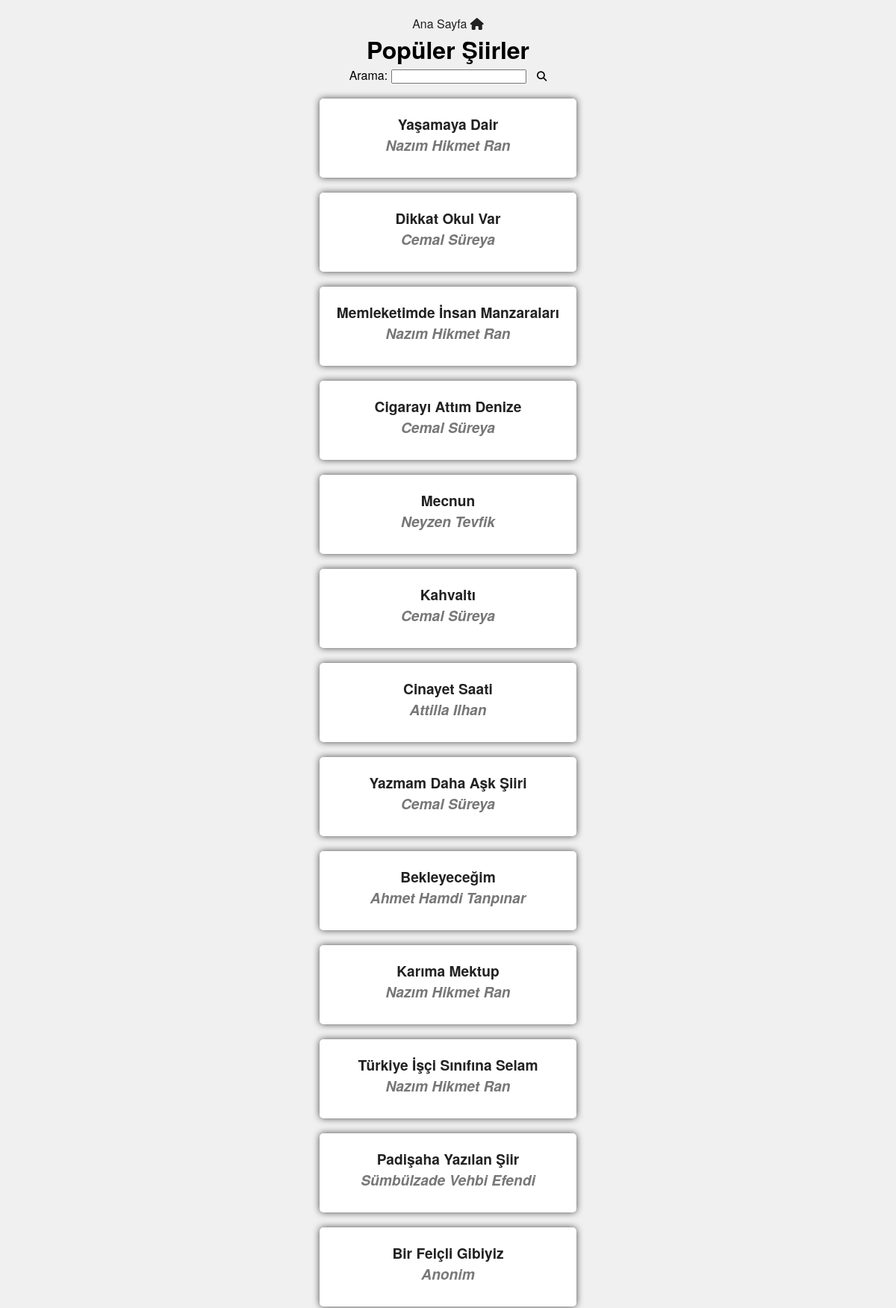
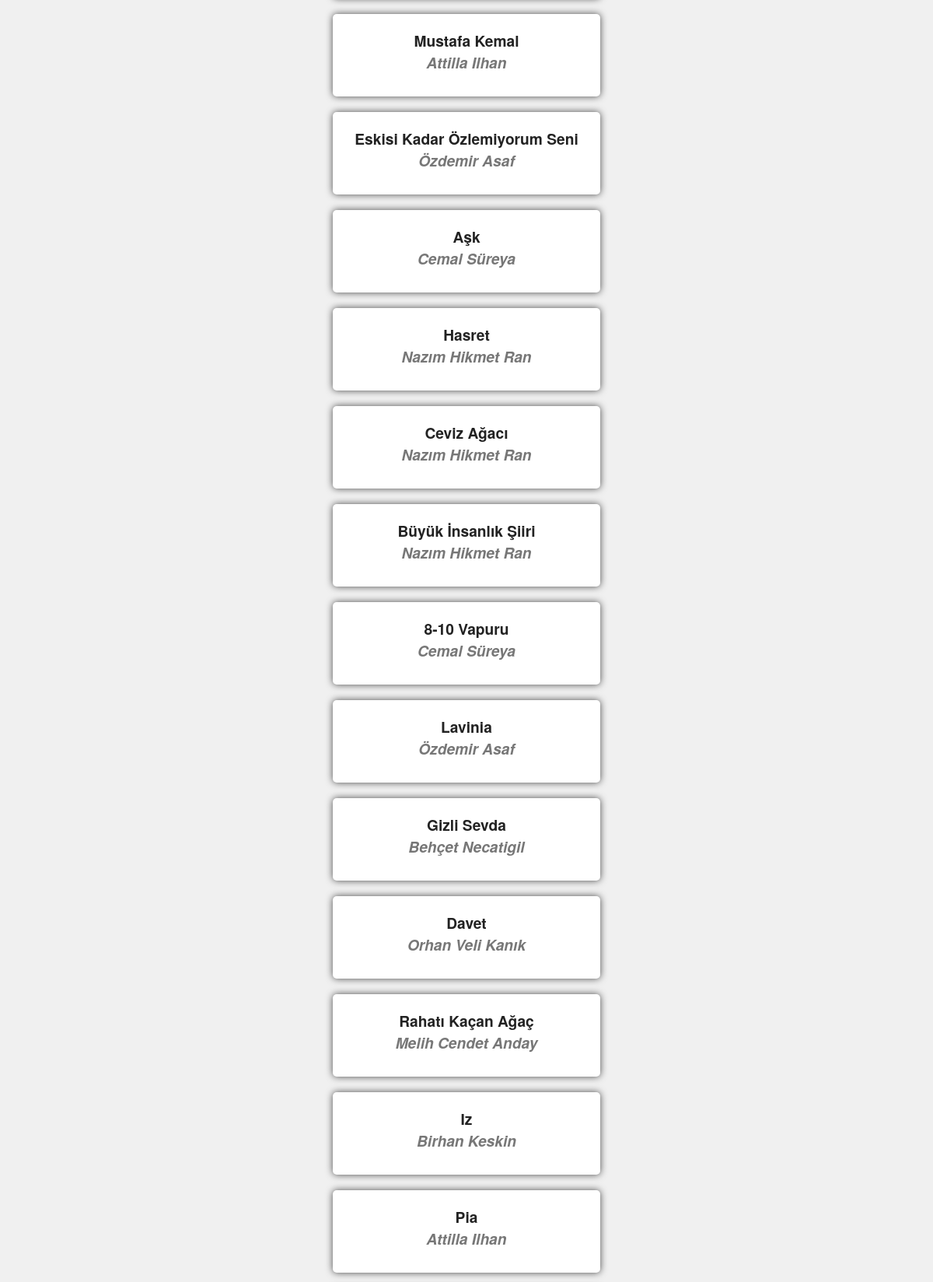
Page /popularity/ (upper part) on the committed database (2 pictures, top to bottom).
### poetsShown/models.py (models this page shows, shortened)
class poets_shown(models.Model):
    poetAuthor = models.ForeignKey(poet_author,on_delete=models.CASCADE)
    poetName = models.CharField(max_length=60)
    poetContext = models.TextField(max_length=4000)
    popularity = models.PositiveIntegerField(default=0)

class poet_author(models.Model):
    author = models.CharField(max_length=60)
    def __str__(self):
        return self.author

### poetsShown/views.py (the view, shortened to what this page needs)
# urls.py: path("popularity/",views.popularity,name="popularity")
def popularity(request):
    if request.method == 'GET':
        form = PopularitySearchForm()
        poets = poets_shown.objects.all()
        poets_ordered_popularity = poets.order_by('-popularity')
        return render(request, 'poetsShown/popularity.html',{
            'ordered_poets':poets_ordered_popularity,
            'form':form
        })

### poetsShown/forms.py
class PopularitySearchForm(forms.Form):
    popularityQuery = forms.CharField(label='Arama', max_length=40,
    widget=forms.TextInput(attrs={'autocomplete':'off'}))

### poetsShown/templates/poetsShown/popularity.html (shortened to what this page needs)
{% extends "poetsShown/base.html" %}
{% load static %}
{% block title %}
    <link rel="stylesheet" href="{% static 'poetsShown/css/popularity.css' %}">
{% endblock title %}
{% block body %}
    <a href="{% url 'index' %}" >Ana Sayfa <i class="fa-solid fa-house"></i></a>
    <h1>Popüler Şiirler</h1>
    <div class="form-container">
        <form method="post">
            {{ form }}
            <button type="submit" class="submitBtn"><i class="fa-solid fa-magnifying-glass"></i></button>
        </form>
    </div>
    <div class="container">
        <ul>
            {% for poet in ordered_poets %}
            <li>
                <div class="poetShow">
                    <a href="{% url 'poet_show' name=poet.poetName %}" class="poetLink">
                        <div class="poet">{{ poet.poetName }}<div>
                            <div class="poetName">{{poet.poetAuthor}}</div>
                        </div>
                    </a>
                </div>
            </li>
            {% endfor %}
        </ul>
{% endblock body %}

### poetsShown/static/poetsShown/css/popularity.css (style rules this page uses)
* { box-sizing: border-box; margin: 0; padding: 0; text-align: center; }
body { font-family: "Helvetica Neue", Arial, sans-serif; background-color: #f0f0f0; padding: 20px; }
.container { display: flex; justify-content: center; align-items: center; min-height: 100vh; }
.poet { font-size: 1.2em; font-weight: bold; margin-bottom: 10px; }
.poetShow { background-color: white; border-radius: 5px; box-shadow: 0 0 10px rgba(0, 0, 0, 0.7); margin: 20px; padding: 20px; max-width: 400px; text-align: center; }
a { text-decoration: none; color: #222; }
.poetName { font-style: italic; color: #777; }
ul { list-style-type: none; }
.submitBtn { border: none; height: auto; }
.form-container { display: inline-block; align-items: center; }
.form-container .submitBtn { margin-left: 10px; }

### rows in the picture
poets_shown: poetName "Yaşamaya Dair", poetAuthor "Nazım Hikmet Ran"
poets_shown: poetName "Dikkat Okul Var", poetAuthor "Cemal Süreya"
poets_shown: poetName "Memleketimde İnsan Manzaraları", poetAuthor "Nazım Hikmet Ran"
poets_shown: poetName "Cigarayı Attım Denize", poetAuthor "Cemal Süreya"
poets_shown: poetName "Mecnun", poetAuthor "Neyzen Tevfik"
poets_shown: poetName "Kahvaltı", poetAuthor "Cemal Süreya"
poets_shown: poetName "Cinayet Saati", poetAuthor "Attilla Ilhan"
poets_shown: poetName "Yazmam Daha Aşk Şiiri", poetAuthor "Cemal Süreya"
poets_shown: poetName "Bekleyeceğim", poetAuthor "Ahmet Hamdi Tanpınar"
poets_shown: poetName "Karıma Mektup", poetAuthor "Nazım Hikmet Ran"
poets_shown: poetName "Türkiye İşçi Sınıfına Selam", poetAuthor "Nazım Hikmet Ran"
poets_shown: poetName "Padişaha Yazılan Şiir", poetAuthor "Sümbülzade Vehbi Efendi"
poets_shown: poetName "Bir Felçli Gibiyiz", poetAuthor "Anonim"
poets_shown: poetName "Mustafa Kemal", poetAuthor "Attilla Ilhan"
poets_shown: poetName "Eskisi Kadar Özlemiyorum Seni", poetAuthor "Özdemir Asaf"
poets_shown: poetName "Aşk", poetAuthor "Cemal Süreya"
poets_shown: poetName "Hasret", poetAuthor "Nazım Hikmet Ran"
poets_shown: poetName "Ceviz Ağacı", poetAuthor "Nazım Hikmet Ran"
poets_shown: poetName "Büyük İnsanlık Şiiri", poetAuthor "Nazım Hikmet Ran"
poets_shown: poetName "8-10 Vapuru", poetAuthor "Cemal Süreya"
poets_shown: poetName "Lavinia", poetAuthor "Özdemir Asaf"
poets_shown: poetName "Gizli Sevda", poetAuthor "Behçet Necatigil"
poets_shown: poetName "Davet", poetAuthor "Orhan Veli Kanık"
poets_shown: poetName "Rahatı Kaçan Ağaç", poetAuthor "Melih Cendet Anday"
poets_shown: poetName "Iz", poetAuthor "Birhan Keskin"
poets_shown: poetName "Pia", poetAuthor "Attilla Ilhan"
